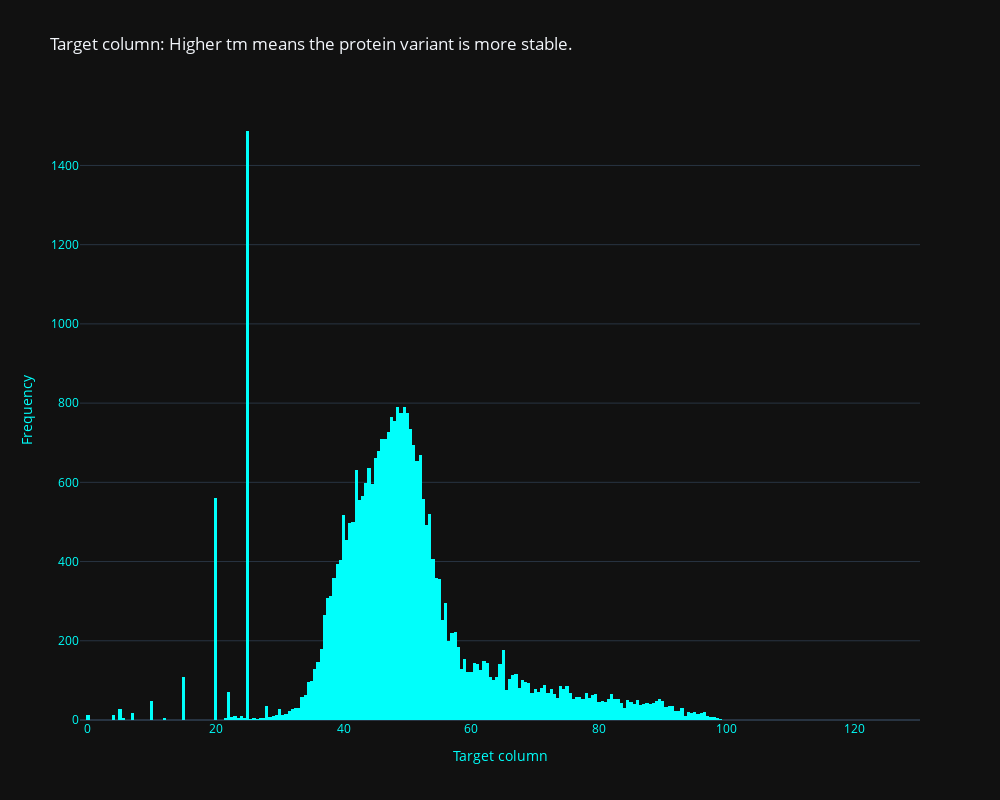

The code cell stored with this chart in its notebook:
### Code cell
from plotly.subplots import make_subplots
import plotly.graph_objects as go 

fig = go.Figure()
colors = ["#FF0000", "#00FFFB", "#FCFCFC", "#1FFF00"]

i = 1

fig.add_trace(
    go.Histogram(x=train_df["tm"],
                name="tm",
                hovertemplate="target_column"+'%{y:.2f}',
                marker=dict(color=colors[i])
        )
)

fig.update_xaxes(
    title_text="Target column",
    title_font_color=colors[i],
    tickfont_color=colors[i]
)

fig.update_yaxes(
    title_text="Frequency",
    title_font_color=colors[i],
    tickfont_color=colors[i]
)

fig.update_layout(height=800,
                  width=1000,
                  title_text="Target column: Higher tm means the protein variant is more stable.",
                  template="plotly_dark",
                  xaxis=dict(color="#FF9300"),
                  yaxis=dict(color="#FF9300")
)

fig.show()

### Figure 1 — Plotly figure (JSON) as saved in the notebook; plotly's stock layout.template omitted (floating-point values rounded to 4 significant figures; data arrays with more than 128 entries replaced by an {"elided": "..."} marker saying what was removed)
{"data": [{"hovertemplate": "target_column%{y:.2f}", "marker": {"color": "#00FFFB"}, "name": "tm", "type": "histogram", "x": {"elided": "31390 float values"}}], "layout": {"height": 800, "title": {"text": "Target column: Higher tm means the protein variant is more stable."}, "width": 1000, "xaxis": {"color": "#FF9300", "tickfont": {"color": "#00FFFB"}, "title": {"font": {"color": "#00FFFB"}, "text": "Target column"}}, "yaxis": {"color": "#FF9300", "tickfont": {"color": "#00FFFB"}, "title": {"font": {"color": "#00FFFB"}, "text": "Frequency"}}}}
